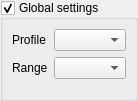
<?xml version="1.0" encoding="UTF-8"?>
<ui version="4.0">
 <class>GlobalSettingsWidget</class>
 <widget class="QWidget" name="GlobalSettingsWidget">
  <property name="geometry">
   <rect>
    <x>0</x>
    <y>0</y>
    <width>121</width>
    <height>97</height>
   </rect>
  </property>
  <property name="sizePolicy">
   <sizepolicy hsizetype="Minimum" vsizetype="Preferred">
    <horstretch>0</horstretch>
    <verstretch>0</verstretch>
   </sizepolicy>
  </property>
  <property name="windowTitle">
   <string>Form</string>
  </property>
  <layout class="QVBoxLayout" name="verticalLayout_3">
   <property name="leftMargin">
    <number>0</number>
   </property>
   <property name="topMargin">
    <number>0</number>
   </property>
   <property name="rightMargin">
    <number>0</number>
   </property>
   <property name="bottomMargin">
    <number>0</number>
   </property>
   <item>
    <widget class="QGroupBox" name="groupBox">
     <property name="sizePolicy">
      <sizepolicy hsizetype="Preferred" vsizetype="Preferred">
       <horstretch>0</horstretch>
       <verstretch>0</verstretch>
      </sizepolicy>
     </property>
     <property name="title">
      <string>Global settings</string>
     </property>
     <property name="checkable">
      <bool>true</bool>
     </property>
     <layout class="QVBoxLayout" name="verticalLayout_4">
      <item>
       <layout class="QGridLayout" name="gridLayout">
        <item row="1" column="1">
         <widget class="QComboBox" name="rangeTypeComboBox"/>
        </item>
        <item row="0" column="0">
         <widget class="QLabel" name="rangeTypeLabel">
          <property name="text">
           <string>Profile</string>
          </property>
         </widget>
        </item>
        <item row="0" column="1">
         <widget class="QComboBox" name="profileTypeComboBox"/>
        </item>
        <item row="1" column="0">
         <widget class="QLabel" name="profileTypeLabel">
          <property name="text">
           <string>Range</string>
          </property>
         </widget>
        </item>
       </layout>
      </item>
      <item>
       <spacer name="verticalSpacer">
        <property name="orientation">
         <enum>Qt::Vertical</enum>
        </property>
        <property name="sizeType">
         <enum>QSizePolicy::MinimumExpanding</enum>
        </property>
        <property name="sizeHint" stdset="0">
         <size>
          <width>20</width>
          <height>10</height>
         </size>
        </property>
       </spacer>
      </item>
     </layout>
    </widget>
   </item>
  </layout>
 </widget>
 <resources/>
 <connections/>
</ui>
